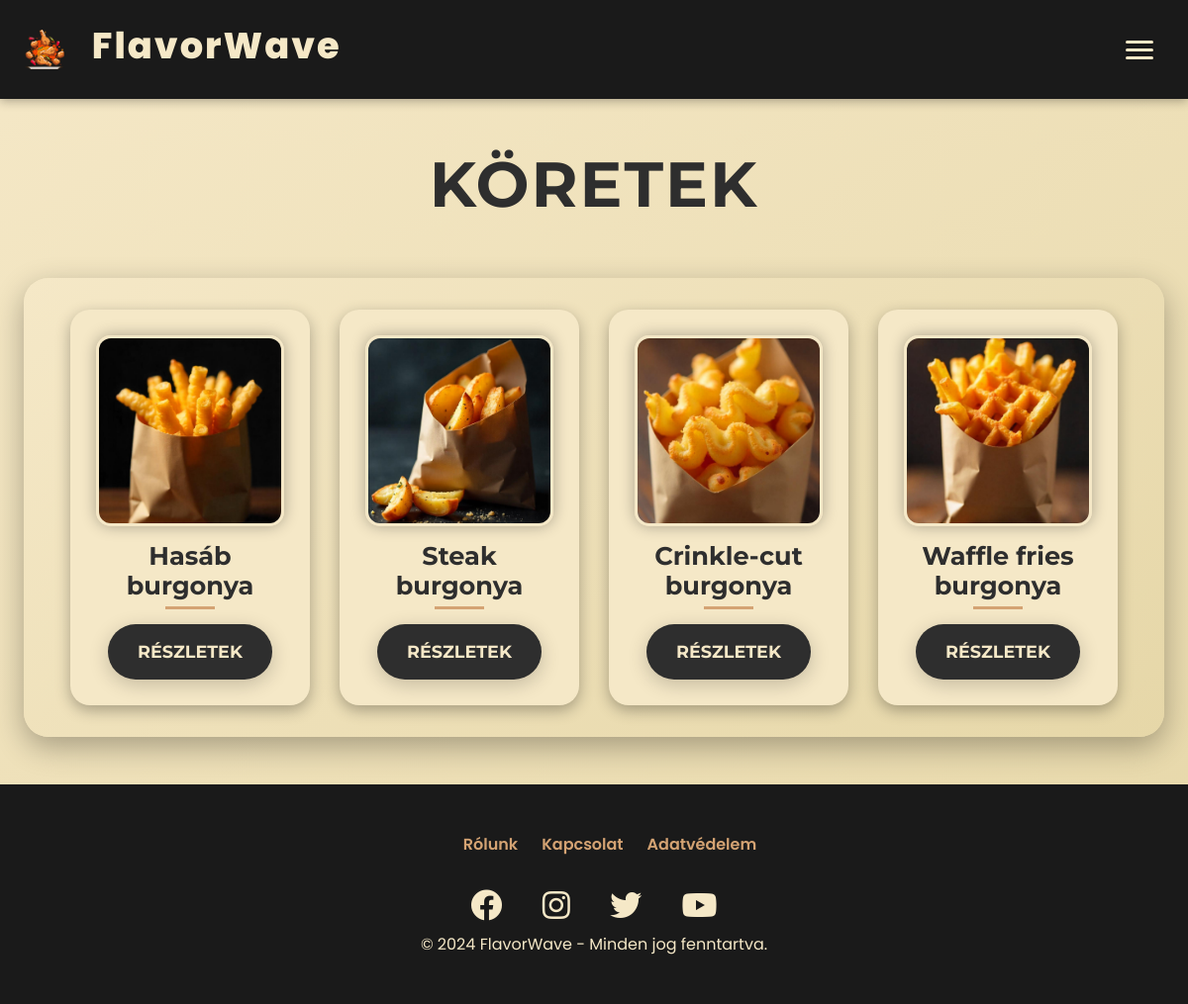
The app's page /php/koretek.php with its own data.
### tables this page shows
CREATE TABLE `etel` (
  `id` int(11) NOT NULL,
  `nev` varchar(50) NOT NULL,
  `egyseg_ar` int(10) NOT NULL,
  `leiras` varchar(250) NOT NULL,
  `kategoria_id` int(11) NOT NULL,
  `kep_url` varchar(255) NOT NULL,
  `kaloria` int(4) NOT NULL,
  `osszetevok` varchar(255) NOT NULL,
  `allergenek` varchar(150) NOT NULL
);

### php/adatbazisra_csatlakozas.php (called while the page is built, shortened)
<?php
$conn = new mysqli('localhost', 'root', '', 'flavorwave');
function adatokLekerdezese($muvelet, $parameterek = []) {
    global $conn;
    $stmt = $conn->prepare($muvelet);
    if (!$stmt->execute()) {
        return "Hiba a lekérdezés végrehajtásakor: " . $stmt->error;
    }
    $eredmeny = $stmt->get_result();
    if ($eredmeny->num_rows > 0) {
        return $eredmeny->fetch_all(MYSQLI_ASSOC);
    } else {
        return [];
    }
}
?>

### php/koretek.php (the view, shortened to what this page needs)
<!DOCTYPE html>
<html lang="hu">
<head>
    <link href="https://cdn.jsdelivr.net/npm/bootstrap@5.3.0/dist/css/bootstrap.min.css" rel="stylesheet">
    <link rel="stylesheet" href="https://cdnjs.cloudflare.com/ajax/libs/font-awesome/5.15.4/css/all.min.css">
    <link href="https://unpkg.com/aos@2.3.1/dist/aos.css" rel="stylesheet">
    <link rel="stylesheet" href="../css/navbar.css">
    <link rel="stylesheet" href="../css/footer.css">
    <link rel="stylesheet" href="../css/hamburger.css">
    <link rel="stylesheet" href="../css/fooldal/ujfooldal.css">
</head>
<body>
    <?php
        include './navbar.php';
    ?>
    <div class="content-wrapper">
        <main>
            <div class="title-container">
                <h1 class="page-title">Köretek</h1>
            </div>
            <?php
            $kategoriak_sql = "SELECT * FROM etel WHERE kategoria_id = 6;";
            $kategoriak = adatokLekerdezese($kategoriak_sql);
            if (is_array($kategoriak)) {
                echo '<div class="flex-grid">';
                foreach ($kategoriak as $k) {
                    echo '
                    <div class="flex-col">
                        <div class="menu__option" data-aos="fade-up" data-aos-delay="' . (100 * (array_search($k, $kategoriak) + 1)) . '">
                            <div class="image-wrapper">
                                <img src="../kepek/Koretek/' . htmlspecialchars($k['kep_url']) . '" alt="' . htmlspecialchars($k['nev']) . '">
                            </div>
                            <h2>' . htmlspecialchars($k['nev']) . '</h2>
                            <div class="title-underline"></div>
                            <button class="order-btn details-btn" onclick="openCustomModal(\'modal-' . htmlspecialchars($k['id']) . '\')">Részletek</button>
                        </div>
                    </div>
                    <div class="custom-modal" id="modal-' . htmlspecialchars($k['id']) . '">
                                <h5 class="custom-modal-title">' . htmlspecialchars($k['nev']) . ' - Részletek</h5>
                                <button type="button" class="custom-close-btn" onclick="closeCustomModal(\'modal-' . htmlspecialchars($k['id']) . '\')">×</button>
                                <img src="../kepek/Koretek/' . htmlspecialchars($k['kep_url']) . '" class="img-fluid mb-3" alt="' . htmlspecialchars($k['nev']) . '">
                                <p><strong>Kalória:</strong> ' . htmlspecialchars($k['kaloria']) . ' kcal</p>
                                <p><strong>Összetevők:</strong> ' . htmlspecialchars($k['osszetevok']) . '</p>
                                <p><strong>Allergének:</strong> ' . htmlspecialchars($k['allergenek']) . '</p>
                                <p><strong>Ár:</strong> ' . htmlspecialchars($k['egyseg_ar']) . ' Ft</p>
                                ' . htmlspecialchars($k[""]) . '' . htmlspecialchars($k['']) . '' . htmlspecialchars($k['']) . '' . htmlspecialchars($k['']) . '' . htmlspecialchars($k[""]) . '
                                <button type="button" class="order-btn close-btn" onclick="closeCustomModal(\'modal-' . htmlspecialchars($k['id']) . '\')">Bezárás</button>
                    </div>';
                }
                echo '</div>';
            } else {
                echo "<p>Ehhez a kategóriához nem tartozik étel!</p>";
            }
            ?>
        </main>
        <div class="toast-container position-fixed bottom-0 end-0 p-3">
        </div>
        <div class="footer">
            <div class="footer-container">
                <ul class="footer-links">
                    <li><a href="../html/rolunk.html">Rólunk</a></li>
                    <li><a href="../html/kapcsolatok.html">Kapcsolat</a></li>
                    <li><a href="../html/adatvedelem.html">Adatvédelem</a></li>
                </ul>
                <div class="footer-socials">
                    <a href="#"><i class="fab fa-facebook"></i></a>
                    <a href="#"><i class="fab fa-instagram"></i></a>
                    <a href="#"><i class="fab fa-twitter"></i></a>
                    <a href="#"><i class="fab fa-youtube"></i></a>
                </div>
                <div class="footer-copy">
                    © 2024 FlavorWave - Minden jog fenntartva.
                </div>
            </div>
        </div>
    </div>
</body>
</html>

### css/navbar.css (style rules this page uses)
:root { --primary-beige: #F5E8C7; --dark-black: #1A1A1A; --accent-gold: #D4A373; --shadow-color: rgba(0, 0, 0, 0.3); --light-gray: #E8D5B5; --transition: all 0.4s ease; --navbar-height: 100px; --mobile-navbar-height: 70px; }

### css/footer.css (style rules this page uses)
:root { --primary-beige: #F5E8C7; --dark-black: #1A1A1A; --accent-gold: #D4A373; --transition: all 0.4s ease; }
.footer { background: var(--dark-black); color: var(--primary-beige); padding: clamp(1.5rem, 4vw, 3rem) clamp(1rem, 2vw, 2rem); text-align: center; width: 100%; flex-shrink: 0; margin-top: auto; }
.footer-links { list-style: none; display: flex; justify-content: center; flex-wrap: wrap; gap: clamp(1rem, 2vw, 2rem); margin-bottom: clamp(1rem, 2vw, 1.5rem); }
.footer-links a { color: var(--accent-gold); text-decoration: none; font-weight: 600; font-size: clamp(0.8rem, 1.5vw, 1rem); transition: var(--transition); }
.footer-socials a { color: var(--primary-beige); margin: 0 clamp(0.8rem, 1.5vw, 1.5rem); font-size: clamp(1.2rem, 3vw, 2rem); transition: var(--transition); }

### css/hamburger.css (style rules this page uses)
html, body { height: auto; overflow-x: hidden; overflow-y: auto; margin: 0; padding: 0; }
:root { --light-bg: #f5e8c7; --dark-bg: #e6d7a8; --text-dark: #2e2e2e; --accent-gold: #d4a373; --shadow-color: rgba(0, 0, 0, 0.1); --transition: all 0.3s ease; }
.content-wrapper { background: linear-gradient(145deg, var(--light-bg), var(--dark-bg)); padding-top: clamp(80px, 10vw, 100px); min-height: 100vh; display: flex; flex-direction: column; position: relative; overflow: hidden; }
.content-wrapper main { padding: clamp(1.5rem, 4vw, 3rem) clamp(0.8rem, 2vw, 1.5rem); flex: 1; position: relative; z-index: 1; }
.content-wrapper .title-container { display: flex; justify-content: center; align-items: center; margin-bottom: clamp(2rem, 4vw, 3rem); }
.content-wrapper .page-title { font-family: 'Montserrat', sans-serif; font-size: clamp(2.5rem, 6vw, 4rem); font-weight: 700; text-transform: uppercase; letter-spacing: 2px; color: var(--text-dark); position: relative; display: inline-block; animation: fadeInTitle 1.5s ease-in-out; }
.content-wrapper .flex-grid { display: flex; flex-wrap: wrap; justify-content: center; gap: clamp(1.5rem, 2.5vw, 2rem); padding: clamp(1.5rem, 3vw, 2rem); box-sizing: border-box; max-width: 1400px; margin: 0 auto; background: linear-gradient(145deg, var(--light-bg), var(--dark-bg)); border-radius: 25px; box-shadow: 0 10px 30px var(--shadow-color); }
.content-wrapper .menu__option { display: flex; flex-direction: column; align-items: center; text-decoration: none; color: var(--text-dark); background: var(--light-bg); border-radius: 20px; box-shadow: 0 5px 15px var(--shadow-color); padding: clamp(1rem, 2vw, 1.5rem); transition: var(--transition); width: 100%; max-width: 300px; height: 400px; text-align: center; justify-content: space-between; position: relative; overflow: hidden; border: 2px solid transparent; }
.content-wrapper .image-wrapper { width: 100%; height: 200px; border-radius: 15px; overflow: hidden; border: 3px solid var(--light-bg); transition: var(--transition); position: relative; box-shadow: 0 0 15px var(--shadow-color); }
.content-wrapper .menu__option img { width: 100%; height: 100%; object-fit: cover; transition: var(--transition); }
.content-wrapper .menu__option h2 { font-family: 'Montserrat', sans-serif; font-size: clamp(1.3rem, 2.3vw, 1.6rem); font-weight: 700; margin: 15px 0 5px 0; color: var(--text-dark); transition: var(--transition); }
.content-wrapper .title-underline { width: 50px; height: 3px; background: var(--accent-gold); transition: var(--transition); }
.content-wrapper .order-btn.details-btn { display: inline-block; background: var(--text-dark); color: var(--light-bg); padding: clamp(0.6rem, 1.2vw, 1rem) clamp(1.2rem, 2.5vw, 2rem); border-radius: 50px; font-size: clamp(0.9rem, 1.6vw, 1.1rem); font-weight: 700; font-family: 'Montserrat', sans-serif; text-transform: uppercase; text-decoration: none; transition: var(--transition); box-shadow: 0 5px 20px rgba(0, 0, 0, 0.2); position: relative; overflow: hidden; width: fit-content; margin-top: 15px; border: none; cursor: pointer; z-index: 2; pointer-events: auto; }
.toast-container { z-index: 1003; }
.content-wrapper .flex-col { flex: 1 1 calc(25% - clamp(1.5rem, 2.5vw, 2rem)); max-width: calc(25% - clamp(1.5rem, 2.5vw, 2rem)); }

### records on screen
etel: kep_url (picture), nev "Hasáb burgonya"
etel: kep_url (picture), nev "Steak burgonya"
etel: kep_url (picture), nev "Crinkle-cut burgonya"
etel: kep_url (picture), nev "Waffle fries burgonya"
